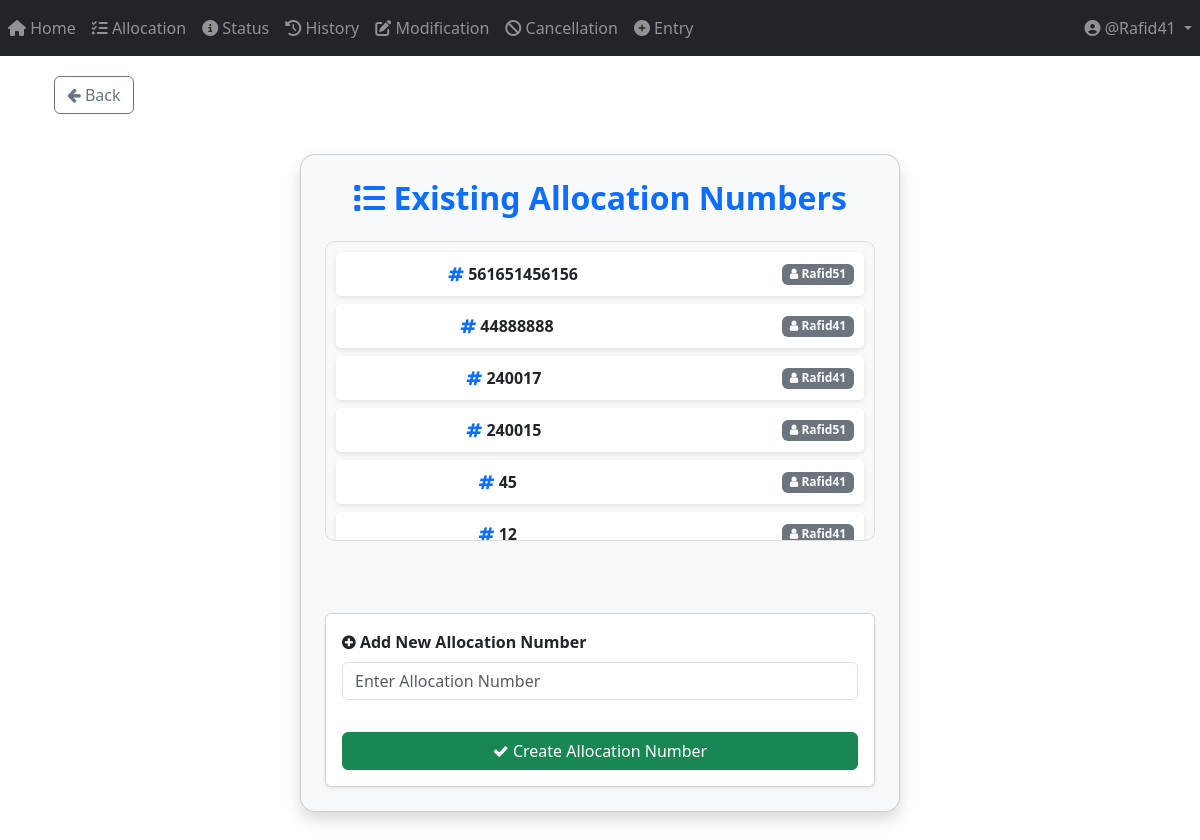
Before: /allocation/view_allocation_numbers/ (signed in) with the older database file.
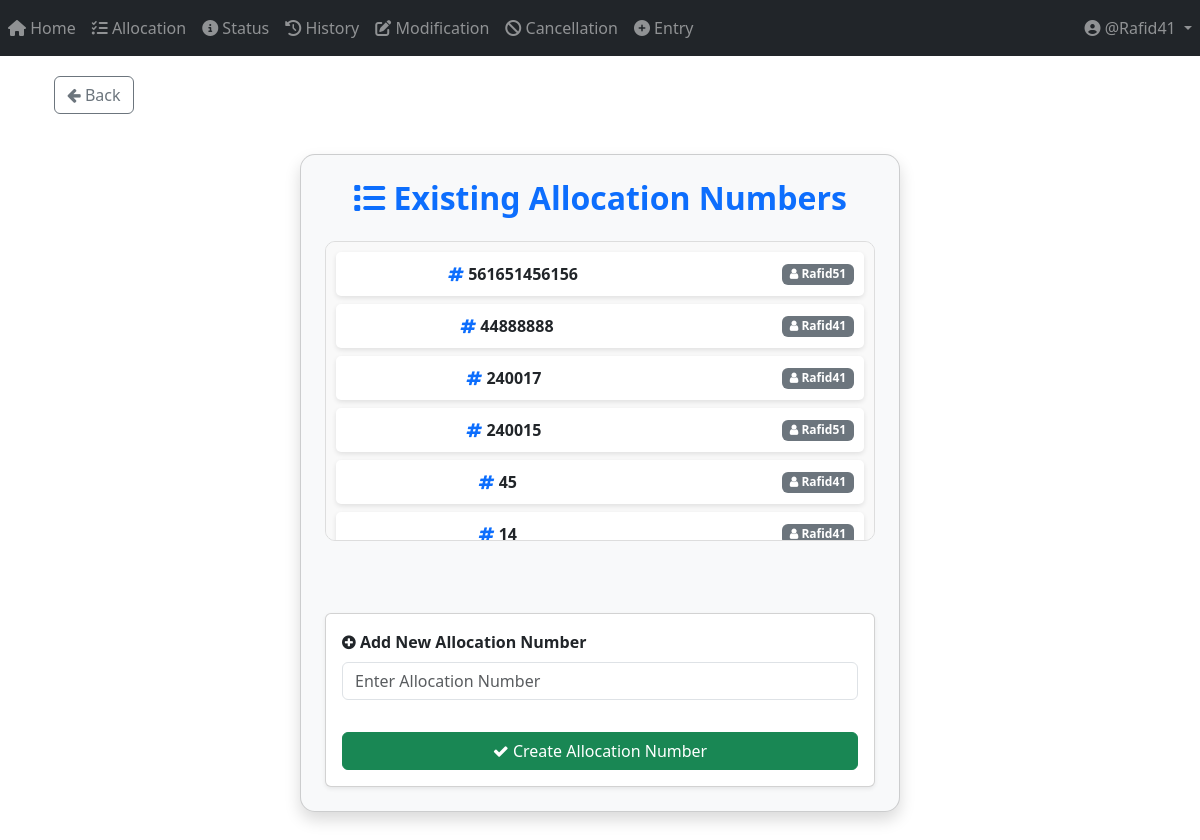
After: the same page with the newer database file.
### App_Allocation/models.py (models this page shows, shortened)
class Allocation_Number(models.Model):
    allocation_no = models.IntegerField(unique=True)
    user = models.ForeignKey(User, on_delete=models.CASCADE)
    STATUS_CHOICES = [
        ("Pending Approval", "Pending Approval"),
        ("Allocated", "Allocated"),
        ("Cancelled", "Cancelled"),
        ("Modified", "Modified"),
    ]
    status = models.CharField(
        max_length=100, choices=STATUS_CHOICES, default="Pending Approval"
    )

### App_Allocation/views/view_allocation_numbers_and_Add_New.py (the view, shortened to what this page needs)
# urls.py: path("view_allocation_numbers/", views.view_allocation_numbers_and_Add_New, name="view_allocation_numbers_and_Add_New"),
@login_required
def view_allocation_numbers_and_Add_New(request):
    allocation_numbers = Allocation_Number.objects.all().order_by("-allocation_no")
    return render(
        request,
        "App_Allocation/view_allocation_numbers_and_Add_New.html",
        {"allocation_numbers": allocation_numbers},
    )

### templates/App_Allocation/view_allocation_numbers_and_Add_New.html (shortened to what this page needs)
{% extends 'base.html' %}
{% load crispy_forms_tags %}
{% load static %}
{% block body_block %}
<div class="container mt-.5">
    <a href="{% url 'App_Allocation:allocation_page' %}" class="btn btn-outline-secondary">
        <i class="fa fa-arrow-left"></i> Back
    </a>
</div>
<div class="container card-container card p-4 shadow bg-light">
    <h2 class="text-center text-primary"><i class="fas fa-list"></i> <b>Existing Allocation Numbers</b></h2>
<div class="list-container mt-3 mb-4">
    {% for allocation in allocation_numbers %}
        <div class="list-item d-flex justify-content-between align-items-center">
            <span class="mx-auto"><i class="fa fa-hashtag text-primary"></i> {{ allocation.allocation_no }}</span>
            <span class="badge bg-secondary ms-auto"><i class="fa fa-user"></i> {{ allocation.user.username }}</span>
        </div>
    {% empty %}
        <p class="text-center text-muted">No Allocation Numbers available.</p>
    {% endfor %}
</div>
    <br>
    <form method="post" class="card p-3 shadow-sm mt-4">
        <div class="form-group">
            <label for="allocation_no" class="fw-bold"><i class="fa fa-plus-circle"></i> <b>Add New Allocation Number</b></label>
            <input type="text" name="allocation_no" class="form-control" required placeholder="Enter Allocation Number">
        </div>
        <button type="submit" class="btn btn-success mt-3 w-100">
            <i class="fa fa-check"></i> Create Allocation Number
        </button>
    </form>
</div>
{% endblock %}

Changed rows visible on the page:
no longer on this page (row unchanged): Allocation_Number: allocation_no "12", user.username "Rafid41"
added Allocation_Number: allocation_no "14", user.username "Rafid41"
